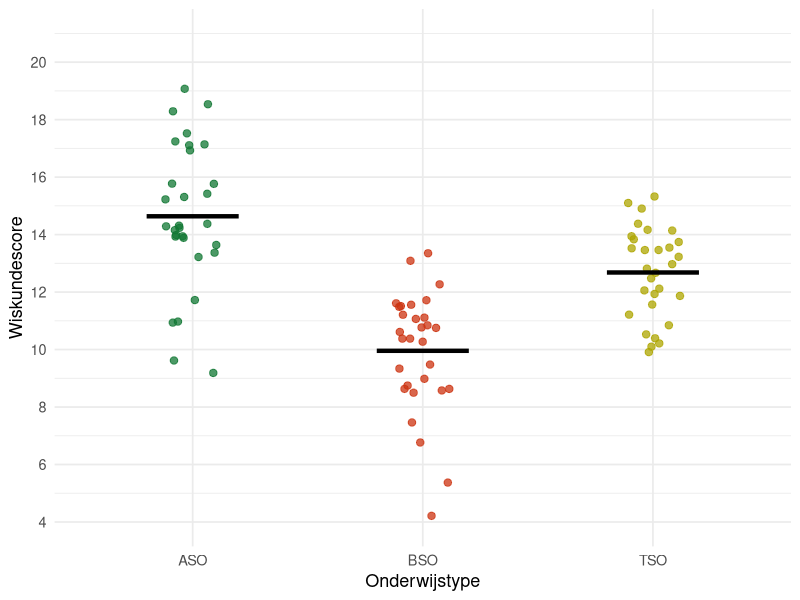
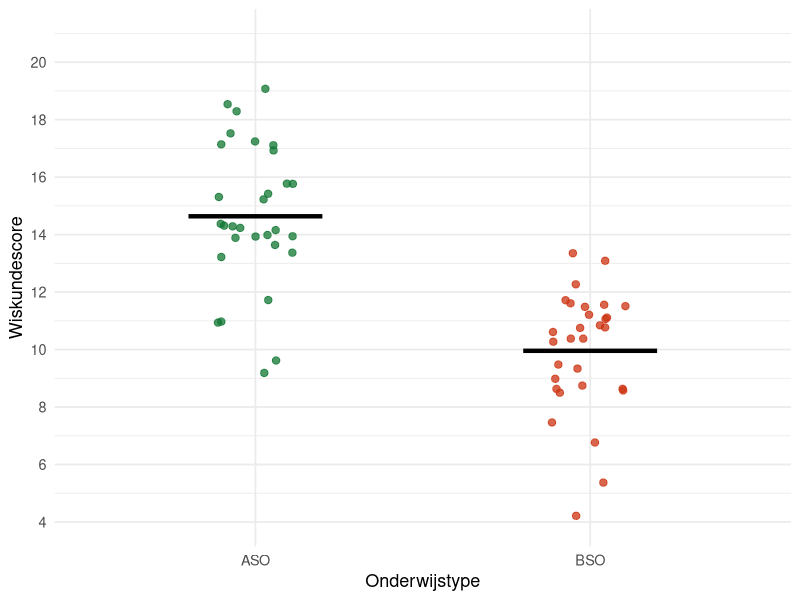
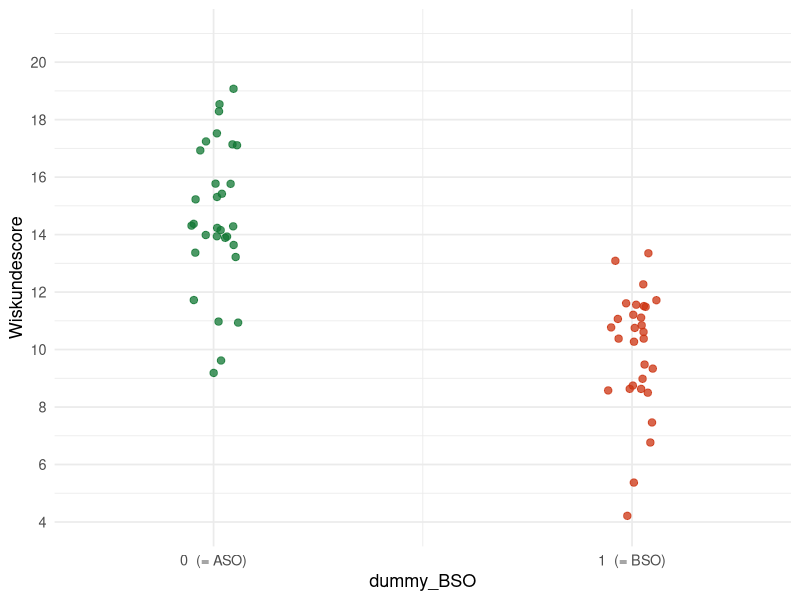
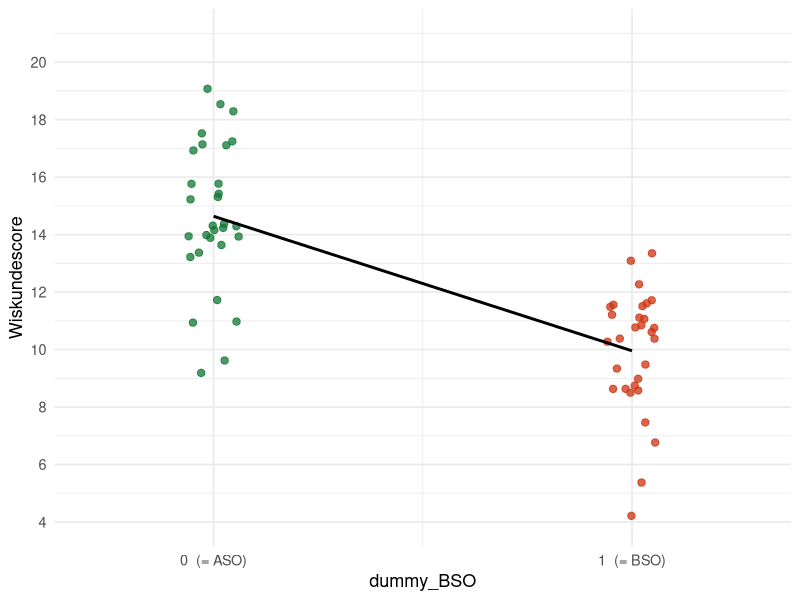
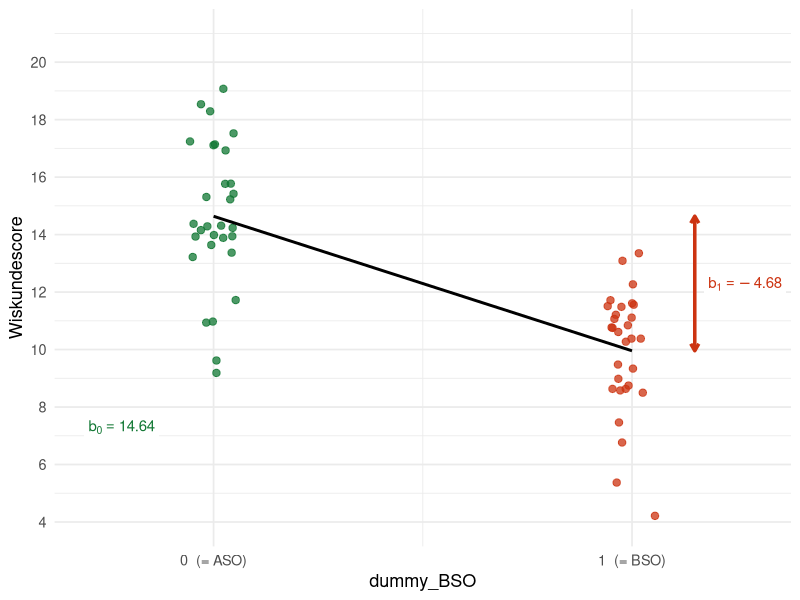
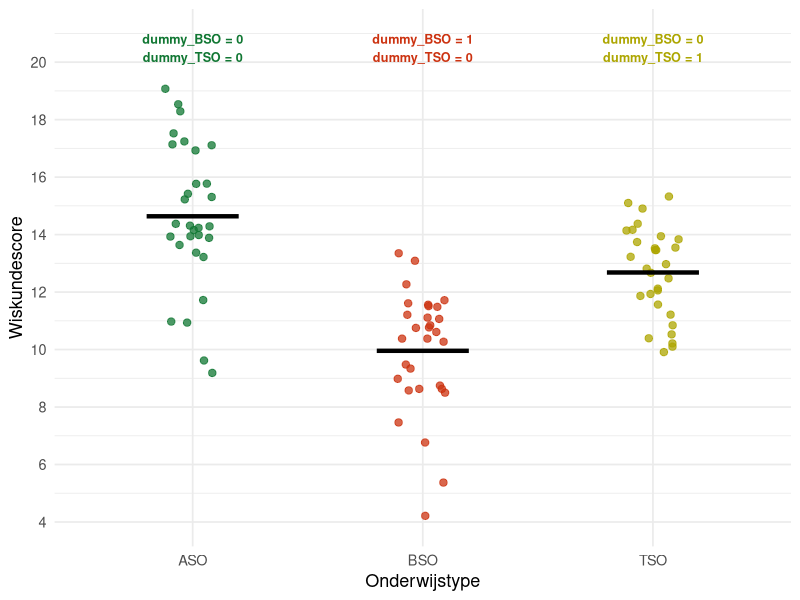

Reproduce these figures in R, in order.
## ---- chunk 1
library(tidyverse)

set.seed(42)
n_per_groep <- 30

# Gesimuleerde data: wiskundescore per onderwijstype
Data <- tibble(
  onderwijstype = rep(c("ASO", "BSO", "TSO"), each = n_per_groep),
  score = c(
    rnorm(n_per_groep, mean = 14.5, sd = 2.0),
    rnorm(n_per_groep, mean = 10.2, sd = 2.0),
    rnorm(n_per_groep, mean = 12.3, sd = 2.0)
  )
)

# Kleurenpalet conform de website
kleuren <- c("ASO" = "#117733", "BSO" = "#CC3311", "TSO" = "#ADA601")

# Gemiddelden per groep
gem <- Data %>%
  group_by(onderwijstype) %>%
  summarise(gem_score = mean(score))

gem_ASO <- gem %>% filter(onderwijstype == "ASO") %>% pull(gem_score) %>% round(2)
gem_BSO <- gem %>% filter(onderwijstype == "BSO") %>% pull(gem_score) %>% round(2)
gem_TSO <- gem %>% filter(onderwijstype == "TSO") %>% pull(gem_score) %>% round(2)

# ── Twee groepen: ASO vs BSO ──────────────────────────────────────────────────
Data2 <- Data %>%
  filter(onderwijstype %in% c("ASO", "BSO")) %>%
  mutate(dummy_BSO = ifelse(onderwijstype == "BSO", 1, 0))

model1 <- lm(score ~ dummy_BSO, data = Data2)
b0 <- round(coef(model1)[1], 2)
b1 <- round(coef(model1)[2], 2)

# ── Drie groepen: ASO (ref), BSO, TSO ────────────────────────────────────────
Data3 <- Data %>%
  mutate(
    dummy_BSO = ifelse(onderwijstype == "BSO", 1, 0),
    dummy_TSO = ifelse(onderwijstype == "TSO", 1, 0)
  )

model2 <- lm(score ~ dummy_BSO + dummy_TSO, data = Data3)
b0_m2 <- round(coef(model2)[1], 2)
b1_m2 <- round(coef(model2)[2], 2)
b2_m2 <- round(coef(model2)[3], 2)

# ── Plots voorbereiden ────────────────────────────────────────────────────────

# Plot 1: alle drie groepen als jitterplot
P_alle <- ggplot(Data, aes(x = onderwijstype, y = score, color = onderwijstype)) +
  geom_jitter(width = 0.12, size = 2.2, alpha = 0.75) +
  stat_summary(fun = mean, geom = "crossbar", width = 0.4,
               color = "black", linewidth = 0.6) +
  scale_color_manual(values = kleuren) +
  scale_y_continuous(limits = c(4, 21), breaks = seq(4, 20, 2)) +
  labs(x = "Onderwijstype", y = "Wiskundescore") +
  theme_minimal(base_size = 13) +
  theme(legend.position = "none")

# Plot 2: enkel ASO en BSO (categorisch)
P_twee_cat <- ggplot(Data2, aes(x = onderwijstype, y = score, color = onderwijstype)) +
  geom_jitter(width = 0.12, size = 2.2, alpha = 0.75) +
  stat_summary(fun = mean, geom = "crossbar", width = 0.4,
               color = "black", linewidth = 0.6) +
  scale_color_manual(values = kleuren) +
  scale_y_continuous(limits = c(4, 21), breaks = seq(4, 20, 2)) +
  labs(x = "Onderwijstype", y = "Wiskundescore") +
  theme_minimal(base_size = 13) +
  theme(legend.position = "none")

# Plot 3: ASO en BSO met dummy op x-as
P_dummy_scatter <- ggplot(Data2, aes(x = dummy_BSO, y = score, color = onderwijstype)) +
  geom_jitter(width = 0.06, size = 2.2, alpha = 0.75) +
  scale_color_manual(values = kleuren) +
  scale_x_continuous(breaks = c(0, 1),
                     labels = c("0  (= ASO)", "1  (= BSO)"),
                     limits = c(-0.3, 1.3)) +
  scale_y_continuous(limits = c(4, 21), breaks = seq(4, 20, 2)) +
  labs(x = "dummy_BSO", y = "Wiskundescore") +
  theme_minimal(base_size = 13) +
  theme(legend.position = "none")

# Plot 4: dummy scatter + regressielijn
P_regressielijn <- P_dummy_scatter +
  geom_smooth(method = "lm", se = FALSE, color = "black",
              linewidth = 1, aes(group = 1))

# Plot 5: met annotaties b0 en b1
P_annotaties <- P_regressielijn +
  # b0: intercept = gemiddelde ASO
  annotate("segment",
           x = -0.08, xend = -0.08,
           y = 0, yend = b0,
           color = "#117733", linewidth = 1.2, linetype = "dashed") +
  annotate("label",
           x = -0.22, y = b0 / 2,
           label = paste0("b[0] == ", b0),
           parse = TRUE,
           color = "#117733", size = 3.8, fill = "white", label.size = 0) +
  # b1: verschil tussen de twee groepen
  annotate("segment",
           x = 1.15, xend = 1.15,
           y = b0, yend = b0 + b1,
           color = "#CC3311", linewidth = 1.2,
           arrow = arrow(ends = "both", length = unit(0.08, "inches"))) +
  annotate("label",
           x = 1.27, y = b0 + b1 / 2,
           label = paste0("b[1] == ", b1),
           parse = TRUE,
           color = "#CC3311", size = 3.8, fill = "white", label.size = 0)

# Plot 6: drie groepen met twee dummies (jitter, kleurcode)
P_drie_dummy <- ggplot(Data, aes(x = onderwijstype, y = score, color = onderwijstype)) +
  geom_jitter(width = 0.12, size = 2.2, alpha = 0.75) +
  stat_summary(fun = mean, geom = "crossbar", width = 0.4,
               color = "black", linewidth = 0.6) +
  scale_color_manual(values = kleuren) +
  scale_y_continuous(limits = c(4, 21), breaks = seq(4, 20, 2)) +
  annotate("text", x = 1, y = 20.5, label = "dummy_BSO = 0\ndummy_TSO = 0",
           color = "#117733", size = 3.2, fontface = "bold") +
  annotate("text", x = 2, y = 20.5, label = "dummy_BSO = 1\ndummy_TSO = 0",
           color = "#CC3311", size = 3.2, fontface = "bold") +
  annotate("text", x = 3, y = 20.5, label = "dummy_BSO = 0\ndummy_TSO = 1",
           color = "#ADA601", size = 3.2, fontface = "bold") +
  labs(x = "Onderwijstype", y = "Wiskundescore") +
  theme_minimal(base_size = 13) +
  theme(legend.position = "none")
## ---- chunk 2
P_alle
## ---- chunk 3
P_twee_cat
## ---- chunk 4
P_dummy_scatter
## ---- chunk 5
P_regressielijn
## ---- chunk 6
P_annotaties
## ---- chunk 7
P_drie_dummy
## ---- chunk 8
# R past dummy-codering automatisch toe via factor()
Data <- Data %>%
  mutate(onderwijstype = factor(onderwijstype))

# Referentiecategorie bekijken (altijd de eerste)
levels(Data$onderwijstype)

# Model fitten: R maakt automatisch k-1 dummies aan
model <- lm(score ~ onderwijstype, data = Data)
summary(model)$coefficients %>% round(3)
